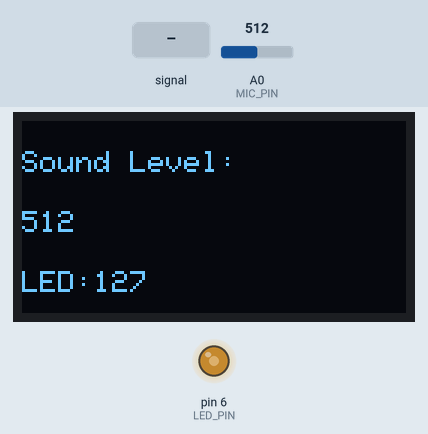
Recording of a sketch running on a simulated Arduino Uno, built with avr-gcc and run on an emulated ATmega328P. Parts: 128×64 one-colour display, output pins drawn as LEDs (lit = HIGH). Inputs (shaded band) come from the test bench; at power-on: A0 (MIC_PIN) = 512. What the sketch prints to the serial monitor is not drawn.

Above: at 3.2 s.
3.3 s: A0 (MIC_PIN) fed a 200 Hz sine of ±81 counts around its level
At 3.45 s:
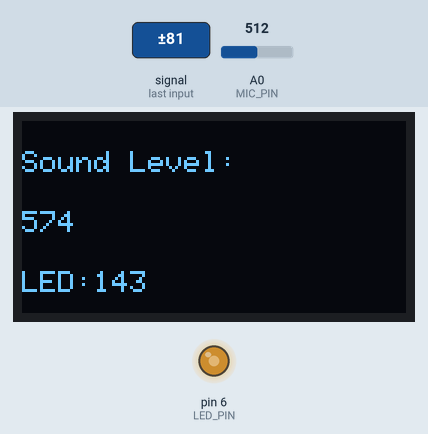
5.0 s: A0 (MIC_PIN) set to 900
At 6.2 s:
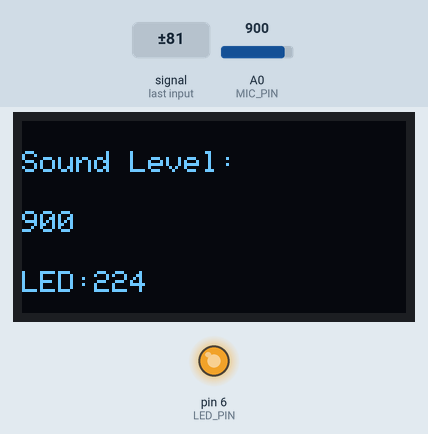
6.5 s: A0 (MIC_PIN) set to 122
At 7.7 s:
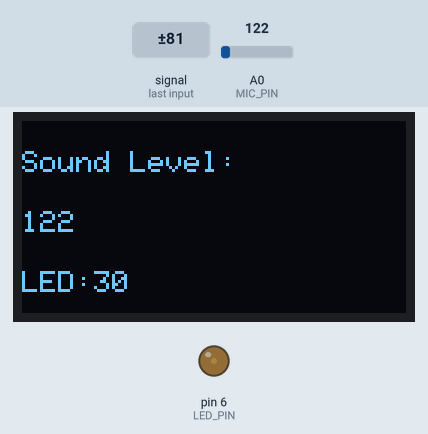
8.0 s: A0 (MIC_PIN) set to 0
At 9.4 s:
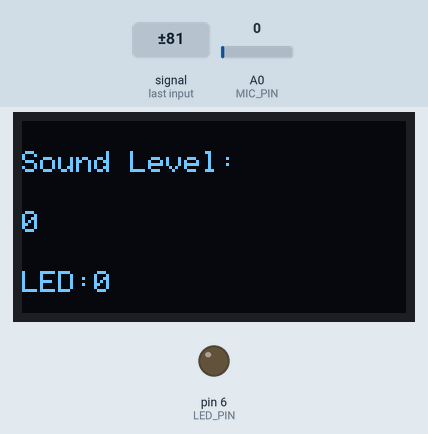
Timing chart, 0 to 10.5 s (numbered marks = the images above; inputs shaded):
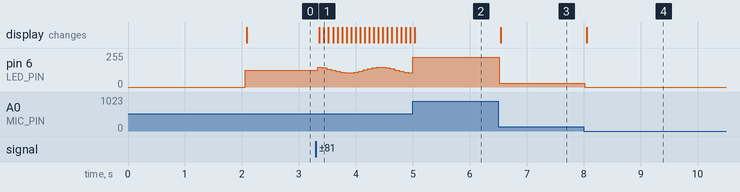

The sketch:

audio_visualizer.ino
```cpp
#include <Wire.h>
#include <Adafruit_GFX.h>
#include <Adafruit_SSD1306.h>

#define SCREEN_WIDTH 128
#define SCREEN_HEIGHT 64

Adafruit_SSD1306 display(SCREEN_WIDTH, SCREEN_HEIGHT, &Wire, -1);

// Pins
#define MIC_PIN A0
#define LED_PIN 6

// Variables
int soundValue = 0;
int brightness = 0;

void setup() {
  pinMode(LED_PIN, OUTPUT);

  Serial.begin(9600);

  // OLED Init
  if(!display.begin(SSD1306_SWITCHCAPVCC, 0x3C)) {
    while(true);
  }

  display.clearDisplay();
  display.setTextSize(1);
  display.setTextColor(WHITE);
  display.setCursor(10, 20);
  display.println("Audio System");
  display.display();
  delay(2000);
}

void loop() {

  // Read sound
  soundValue = analogRead(MIC_PIN);

  // Convert to brightness
  brightness = map(soundValue, 0, 1023, 0, 255);

  // Control LED (PWM)
  analogWrite(LED_PIN, brightness);

  // Serial Monitor (optional)
  Serial.print("Sound: ");
  Serial.print(soundValue);
  Serial.print("  Brightness: ");
  Serial.println(brightness);

  // OLED Display
  display.clearDisplay();

  display.setCursor(0, 10);
  display.print("Sound Level:");

  display.setCursor(0, 30);
  display.print(soundValue);

  display.setCursor(0, 50);
  display.print("LED:");
  display.print(brightness);

  display.display();

  delay(50);
}
```

Measured:
- after the input at 3.3 s, the display: first changes after 0.06 s (image 1 shows a later state)
- after the input at 6.5 s, pin 6 (LED_PIN): 224/255 → 30/255 at once; the display: changes at once (image 3)
- after the input at 8.0 s, pin 6 (LED_PIN): 30/255 → 0/255 at once; the display: changes after 0.05 s (image 4)
